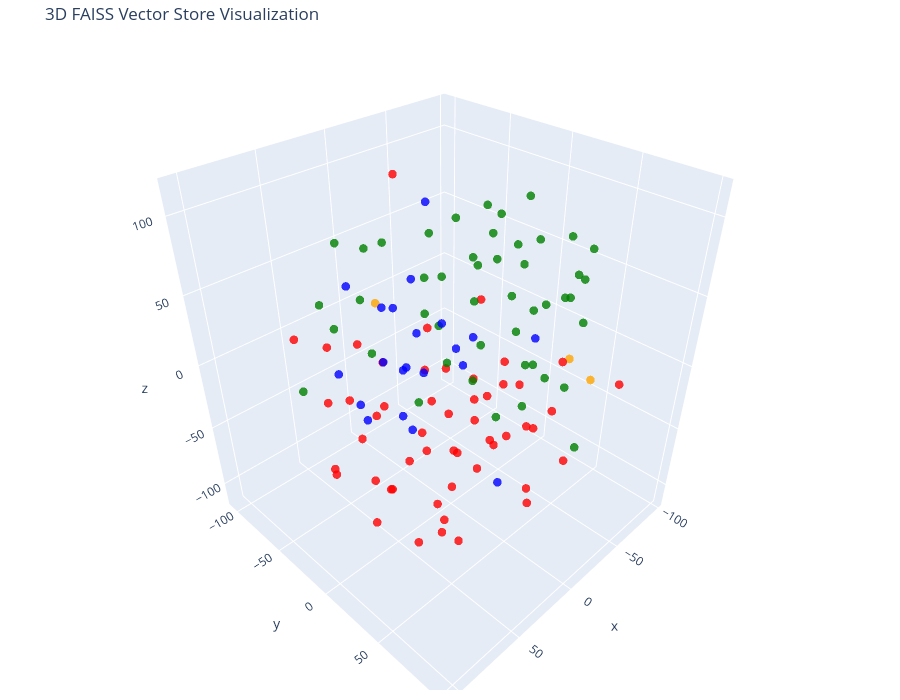

The notebook cell this image was saved under:
### Code cell
# Let's try 3D!

tsne = TSNE(n_components=3, random_state=42)
reduced_vectors = tsne.fit_transform(vectors)

# Create the 3D scatter plot
fig = go.Figure(data=[go.Scatter3d(
    x=reduced_vectors[:, 0],
    y=reduced_vectors[:, 1],
    z=reduced_vectors[:, 2],
    mode='markers',
    marker=dict(size=5, color=colors, opacity=0.8),
    text=[f"Type: {t}<br>Text: {d[:100]}..." for t, d in zip(doc_types, documents)],
    hoverinfo='text'
)])

fig.update_layout(
    title='3D FAISS Vector Store Visualization',
    scene=dict(xaxis_title='x', yaxis_title='y', zaxis_title='z'),
    width=900,
    height=700,
    margin=dict(r=20, b=10, l=10, t=40)
)

fig.show()

### Figure 1 — Plotly figure (JSON) as saved in the notebook; plotly's stock layout.template omitted (floating-point values rounded to 4 significant figures)
{"data": [{"hoverinfo": "text", "marker": {"color": ["orange", "orange", "orange", "red", "red", "red", "red", "red", "red", "red", "red", "red", "red", "red", "red", "red", "red", "red", "red", "red", "red", "red", "red", "red", "red", "red", "red", "red", "red", "red", "red", "red", "red", "red", "red", "red", "red", "red", "red", "red", "red", "red", "red", "red", "red", "red", "red", "red", "red", "red", "red", "red", "red", "red", "red", "green", "green", "green", "green", "green", "green", "green", "green", "green", "green", "green", "green", "green", "green", "green", "green", "green", "green", "green", "green", "green", "green", "green", "green", "green", "green", "green", "green", "green", "green", "green", "green", "green", "green", "green", "green", "green", "green", "green", "green", "green", "green", "green", "green", "green", "green", "green", "blue", "blue", "blue", "blue", "blue", "blue", "blue", "blue", "blue", "blue", "blue", "blue", "blue", "blue", "blue", "blue", "blue", "blue", "blue", "blue", "blue"], "opacity": 0.8, "size": 5}, "mode": "markers", "text": ["Type: company<br>Text: # About Insurellm\n\nInsurellm was founded by Avery Lancaster in 2015 as an insurance tech startup des...", "Type: company<br>Text: # Careers at Insurellm\n\nInsurellm is hiring! We are looking for talented software engineers, data sc...", "Type: company<br>Text: # Overview of Insurellm\n\nInsurellm is an innovative insurance tech firm with 200 employees across th...", "Type: contracts<br>Text: # Contract with Apex Reinsurance for Rellm: AI-Powered Enterprise Reinsurance Solution\n\n## Terms\n\n1....", "Type: contracts<br>Text: ## Renewal\n\n1. **Automatic Renewal**: This Agreement will automatically renew for successive one-yea...", "Type: contracts<br>Text: 2. **Seamless Integrations**: The architecture of Rellm allows for easy integration with existing sy...", "Type: contracts<br>Text: 1. **Technical Support**: Provider shall offer dedicated technical support to the Client via phone, ...", "Type: contracts<br>Text: **Insurellm, Inc.**  \n_____________________________  \nAuthorized Signature   \nDate: ________________...", "Type: contracts<br>Text: # Contract with Belvedere Insurance for Markellm\n\n## Terms\nThis Contract (\"Agreement\") is made and e...", "Type: contracts<br>Text: ## Renewal\n1. **Renewal Terms**: This Agreement may be renewed for additional one-year terms upon mu...", "Type: contracts<br>Text: ## Features\n1. **AI-Powered Matching**: Belvedere Insurance will benefit from Markellm's AI-powered ...", "Type: contracts<br>Text: ## Support\n1. **Technical Support**: Technical support will be available from 9 AM to 7 PM EST, Mond...", "Type: contracts<br>Text: **Belvedere Insurance**  \nSignature: ______________________  \nName: [Authorized Signatory]  \nTitle: ...", "Type: contracts<br>Text: # Contract with BrightWay Solutions for Markellm\n\n**Contract Date:** October 5, 2023  \n**Contract ID...", "Type: contracts<br>Text: 3. **Service Level Agreement (SLA):**  \n   Insurellm commits to a 99.9% uptime for the platform with...", "Type: contracts<br>Text: 2. **Real-Time Quote Availability:**  \n   Consumers sourced via BrightWay Solutions will receive rea...", "Type: contracts<br>Text: 3. **Training and Onboarding:**  \n   Insurellm agrees to provide one free training session on how to...", "Type: contracts<br>Text: # Contract with EverGuard Insurance for Rellm: AI-Powered Enterprise Reinsurance Solution\n\n**Contrac...", "Type: contracts<br>Text: 4. **Usage Rights**: EverGuard Insurance is granted a non-exclusive, non-transferable license to acc...", "Type: contracts<br>Text: 1. **Core Functionality**: Rellm provides EverGuard Insurance with advanced AI-driven analytics, sea...", "Type: contracts<br>Text: 1. **Customer Support**: Insurellm will provide EverGuard Insurance with 24/7 customer support, incl...", "Type: contracts<br>Text: ---\n\n**Signatures**  \n**For Insurellm**: __________________________  \n**Name**: John Smith  \n**Title...", "Type: contracts<br>Text: # Contract with GreenField Holdings for Markellm\n\n**Effective Date:** November 15, 2023  \n**Contract...", "Type: contracts<br>Text: ## Renewal\n1. **Automatic Renewal**: This contract will automatically renew for sequential one-year ...", "Type: contracts<br>Text: ## Features\n1. **AI-Powered Matching**: Access to advanced algorithms that connect GreenField Holdin...", "Type: contracts<br>Text: ## Support\n1. **Customer Support Access**: The Client will have access to dedicated support through ...", "Type: contracts<br>Text: **Signatures:**  \n_________________________                           _________________________  \n**...", "Type: contracts<br>Text: # Contract with Greenstone Insurance for Homellm\n\n---\n\n## Terms\n\n1. **Parties**: This Contract (\"Agr...", "Type: contracts<br>Text: 4. **Payment Terms**: \n   - The Customer shall pay an amount of $10,000 per month for the Standard T...", "Type: contracts<br>Text: ---\n\n## Features\n\n- **AI-Powered Risk Assessment**: Customer will have access to enhanced risk evalu...", "Type: contracts<br>Text: - **Customer Portal**: A dedicated portal will be provided, allowing the Customer's clients to manag...", "Type: contracts<br>Text: ______________________________  \n[Name], [Title]  \nDate: ______________________\n\n**For Greenstone In...", "Type: contracts<br>Text: # Contract with GreenValley Insurance for Homellm\n\n**Contract Date:** October 6, 2023  \n**Contract N...", "Type: contracts<br>Text: 4. **Confidentiality:** Both parties agree to maintain the confidentiality of proprietary informatio...", "Type: contracts<br>Text: 1. **AI-Powered Risk Assessment:** Access to advanced AI algorithms for real-time risk evaluations.\n...", "Type: contracts<br>Text: 3. **Regular Updates:** Insurellm will offer ongoing updates and enhancements to the Homellm platfor...", "Type: contracts<br>Text: # Contract with Pinnacle Insurance Co. for Homellm\n\n## Terms\nThis contract (\"Contract\") is entered i...", "Type: contracts<br>Text: ## Renewal\n1. **Renewal Terms**: At the end of the initial term, this Contract shall automatically r...", "Type: contracts<br>Text: ## Features\n1. **AI-Powered Risk Assessment**: Utilized for tailored underwriting decisions specific...", "Type: contracts<br>Text: ## Support\n1. **Technical Support**: Insurellm shall provide 24/7 technical support via an email and...", "Type: contracts<br>Text: # Contract with Roadway Insurance Inc. for Carllm\n\n---\n\n## Terms\n\n1. **Agreement Effective Date**: T...", "Type: contracts<br>Text: ---\n\n## Renewal\n\n1. **Automatic Renewal**: This agreement will automatically renew for an additional...", "Type: contracts<br>Text: ---\n\n## Features\n\n1. **Access to Core Features**: Roadway Insurance Inc. will have access to all Pro...", "Type: contracts<br>Text: ---\n\n## Support\n\n1. **Technical Support**: Roadway Insurance Inc. will receive priority technical su...", "Type: contracts<br>Text: # Contract with Stellar Insurance Co. for Rellm\n\n## Terms\nThis contract is made between **Insurellm*...", "Type: contracts<br>Text: ### Termination\nEither party may terminate this agreement with a **30-day written notice**. In the e...", "Type: contracts<br>Text: ## Features\nStellar Insurance Co. will receive access to the following features of the Rellm product...", "Type: contracts<br>Text: ## Support\nInsurellm provides Stellar Insurance Co. with the following support services:\n\n- **24/7 T...", "Type: contracts<br>Text: # Contract with TechDrive Insurance for Carllm\n\n**Contract Date:** October 1, 2024  \n**Contract Dura...", "Type: contracts<br>Text: ## Renewal\n\n1. **Automatic Renewal**: This contract shall automatically renew for additional one-yea...", "Type: contracts<br>Text: ## Support\n\n1. **Customer Support**: Insurellm will provide 24/7 customer support to TechDrive Insur...", "Type: contracts<br>Text: **TechDrive Insurance Representative:**  \nName: Sarah Johnson  \nTitle: Operations Director  \nDate: _...", "Type: contracts<br>Text: # Contract with Velocity Auto Solutions for Carllm\n\n**Contract Date:** October 1, 2023  \n**Contract ...", "Type: contracts<br>Text: ## Renewal\n\n1. **Automatic Renewal**: This contract will automatically renew for successive 12-month...", "Type: contracts<br>Text: ## Support\n\n1. **Customer Support**: Velocity Auto Solutions will have access to Insurellm’s custome...", "Type: employees<br>Text: # HR Record\n\n# Alex Chen\n\n## Summary\n- **Date of Birth:** March 15, 1990  \n- **Job Title:** Backend ...", "Type: employees<br>Text: ## Annual Performance History\n- **2020:**  \n  - Completed onboarding successfully.  \n  - Met expecta...", "Type: employees<br>Text: ## Compensation History\n- **2020:** Base Salary: $80,000  \n- **2021:** Base Salary Increase to $90,0...", "Type: employees<br>Text: Alex Chen continues to be a vital asset at Insurellm, contributing significantly to innovative backe...", "Type: employees<br>Text: # HR Record\n\n# Alex Harper\n\n## Summary\n- **Date of Birth**: March 15, 1993  \n- **Job Title**: Sales ...", "Type: employees<br>Text: ## Annual Performance History  \n- **2021**:  \n  - **Performance Rating**: 4.5/5  \n  - **Key Achievem...", "Type: employees<br>Text: - **2022**:  \n  - **Base Salary**: $65,000 (Promotion to Senior SDR)  \n  - **Bonus**: $13,000 (20% o...", "Type: employees<br>Text: # HR Record\n\n# Alex Thomson\n\n## Summary\n- **Date of Birth:** March 15, 1995  \n- **Job Title:** Sales...", "Type: employees<br>Text: ## Annual Performance History  \n- **2022** - Rated as \"Exceeds Expectations.\" Alex Thomson achieved ...", "Type: employees<br>Text: ## Other HR Notes\n- Alex Thomson is an active member of the Diversity and Inclusion committee at Ins...", "Type: employees<br>Text: # Avery Lancaster\n\n## Summary\n- **Date of Birth**: March 15, 1985  \n- **Job Title**: Co-Founder & Ch...", "Type: employees<br>Text: - **2010 - 2013**: Business Analyst at Edge Analytics  \n  Prior to joining Innovate, Avery worked as...", "Type: employees<br>Text: - **2018**: **Exceeds Expectations**  \n  Under Avery’s pivoted vision, Insurellm launched two new su...", "Type: employees<br>Text: - **2022**: **Satisfactory**  \n  Avery focused on rebuilding team dynamics and addressing employee c...", "Type: employees<br>Text: ## Compensation History\n- **2015**: $150,000 base salary + Significant equity stake  \n- **2016**: $1...", "Type: employees<br>Text: ## Other HR Notes\n- **Professional Development**: Avery has actively participated in leadership trai...", "Type: employees<br>Text: # HR Record\n\n# Emily Carter\n\n## Summary\n- **Date of Birth:** August 12, 1990  \n- **Job Title:** Acco...", "Type: employees<br>Text: - **2017-2019:** Marketing Intern  \n  - Assisted with market research and campaign development for s...", "Type: employees<br>Text: ## Compensation History\n| Year | Base Salary | Bonus         | Total Compensation |\n|------|--------...", "Type: employees<br>Text: Emily Carter exemplifies the kind of talent that drives Insurellm's success and is an invaluable ass...", "Type: employees<br>Text: # HR Record\n\n# Emily Tran\n\n## Summary\n- **Date of Birth:** March 18, 1991  \n- **Job Title:** Digital...", "Type: employees<br>Text: - **January 2017 - May 2018**: Marketing Intern  \n  - Supported the Marketing team by collaborating ...", "Type: employees<br>Text: - **2021**:  \n  - Performance Rating: Meets Expectations  \n  - Key Achievements: Contributed to the ...", "Type: employees<br>Text: - **Professional Development Goals**:  \n  - Emily Tran aims to become a Marketing Manager within the...", "Type: employees<br>Text: # HR Record\n\n# Jordan Blake\n\n## Summary\n- **Date of Birth:** March 15, 1993  \n- **Job Title:** Sales...", "Type: employees<br>Text: ## Annual Performance History\n- **2021:** First year at Insurellm; achieved 90% of monthly targets. ...", "Type: employees<br>Text: ## Other HR Notes\n- Jordan has shown an interest in continuing education, actively participating in ...", "Type: employees<br>Text: # HR Record\n\n# Jordan K. Bishop\n\n## Summary\n- **Date of Birth:** March 15, 1990\n- **Job Title:** Fro...", "Type: employees<br>Text: ## Annual Performance History\n- **2019:** Exceeds Expectations - Continuously delivered high-quality...", "Type: employees<br>Text: ## Compensation History\n- **June 2018:** Starting Salary - $85,000\n- **June 2019:** Salary Increase ...", "Type: employees<br>Text: ## Other HR Notes\n- Jordan K. Bishop has been an integral part of club initiatives, including the In...", "Type: employees<br>Text: # HR Record\n\n# Maxine Thompson\n\n## Summary\n- **Date of Birth:** January 15, 1991  \n- **Job Title:** ...", "Type: employees<br>Text: ## Insurellm Career Progression\n- **January 2017 - October 2018**: **Junior Data Engineer**  \n  * Ma...", "Type: employees<br>Text: ## Annual Performance History\n- **2017**: *Meets Expectations*  \n  Maxine showed potential in her ro...", "Type: employees<br>Text: - **2021**: *Exceeds Expectations*  \n  Maxine spearheaded the transition to a new data warehousing s...", "Type: employees<br>Text: ## Compensation History\n- **2017**: $70,000 (Junior Data Engineer)  \n- **2018**: $75,000 (Junior Dat...", "Type: employees<br>Text: # HR Record\n\n# Oliver Spencer\n\n## Summary\n- **Date of Birth**: May 14, 1990  \n- **Job Title**: Backe...", "Type: employees<br>Text: ## Annual Performance History\n- **2018**: **3/5** - Adaptable team player but still learning to take...", "Type: employees<br>Text: ## Compensation History\n- **March 2018**: Initial salary of $80,000.\n- **July 2019**: Salary increas...", "Type: employees<br>Text: # Samantha Greene\n\n## Summary\n- **Date of Birth:** October 14, 1990\n- **Job Title:** HR Generalist\n-...", "Type: employees<br>Text: ## Annual Performance History\n- **2020:** Exceeds Expectations  \n  Samantha Greene demonstrated exce...", "Type: employees<br>Text: ## Compensation History\n- **2020:** Base Salary - $55,000  \n  The entry-level salary matched industr...", "Type: employees<br>Text: - **2023:** Base Salary - $70,000  \n  Recognized for substantial improvement in employee relations m...", "Type: employees<br>Text: # HR Record\n\n# Samuel Trenton\n\n## Summary\n- **Date of Birth:** April 12, 1989  \n- **Job Title:** Sen...", "Type: employees<br>Text: ## Annual Performance History\n- **2023:** Rating: 4.5/5  \n  *Samuel exceeded expectations, successfu...", "Type: employees<br>Text: ## Compensation History\n- **2023:** Base Salary: $115,000 + Bonus: $15,000  \n  *Annual bonus based o...", "Type: employees<br>Text: - **Engagement in Company Culture:** Regularly participates in team-building events and contributes ...", "Type: products<br>Text: # Product Summary\n\n# Carllm\n\n## Summary\n\nCarllm is an innovative auto insurance product developed by...", "Type: products<br>Text: - **Instant Quoting**: With Carllm, insurance companies can offer near-instant quotes to customers, ...", "Type: products<br>Text: - **Mobile Integration**: Carllm is designed to work seamlessly with mobile applications, providing ...", "Type: products<br>Text: - **Professional Tier**: $2,500/month\n  - For medium-sized companies.\n  - All Basic Tier features pl...", "Type: products<br>Text: ### Q2 2025: Customer Experience Improvements\n- Launch of a new **mobile app** for end-users.\n- Intr...", "Type: products<br>Text: # Product Summary\n\n# Homellm\n\n## Summary\nHomellm is an innovative home insurance product developed b...", "Type: products<br>Text: ### 2. Dynamic Pricing Model\nWith Homellm's innovative dynamic pricing model, insurance providers ca...", "Type: products<br>Text: ### 5. Multi-Channel Integration\nHomellm seamlessly integrates into existing insurance platforms, pr...", "Type: products<br>Text: - **Basic Tier:** Starting at $5,000/month for small insurers with basic integration features.\n- **S...", "Type: products<br>Text: All tiers include a comprehensive training program and ongoing updates to ensure optimal performance...", "Type: products<br>Text: With Homellm, Insurellm is committed to transforming the landscape of home insurance, ensuring both ...", "Type: products<br>Text: # Product Summary\n\n# Markellm\n\n## Summary\n\nMarkellm is an innovative two-sided marketplace designed ...", "Type: products<br>Text: - **User-Friendly Interface**: Designed with user experience in mind, Markellm features an intuitive...", "Type: products<br>Text: - **Customer Support**: Our dedicated support team is always available to assist both consumers and ...", "Type: products<br>Text: ### For Insurance Companies:\n- **Basic Listing Fee**: $199/month for a featured listing on the platf...", "Type: products<br>Text: ### Q3 2025\n- Initiate a comprehensive marketing campaign targeting both consumers and insurers to i...", "Type: products<br>Text: # Product Summary\n\n# Rellm: AI-Powered Enterprise Reinsurance Solution\n\n## Summary\n\nRellm is an inno...", "Type: products<br>Text: ### Seamless Integrations\nRellm's architecture is designed for effortless integration with existing ...", "Type: products<br>Text: ### Regulatory Compliance Tools\nRellm includes built-in compliance tracking features to help organiz...", "Type: products<br>Text: Join the growing number of organizations leveraging Rellm to enhance their reinsurance processes whi...", "Type: products<br>Text: Experience the future of reinsurance with Rellm, where innovation meets reliability. Let Insurellm h..."], "type": "scatter3d", "x": [-53.85, 30.9, -65.1, 73.85, 48.36, 72.22, -52.78, 36.74, -36.3, 47.93, 37.02, 18.1, 48.4, -62.2, 74.02, -64.75, 105.0, 28.71, 32.08, 6.494, 23.25, -73.98, -5.6, 29.39, 28.33, -96.44, 45.14, -43.72, 49.55, -9.995, -28.5, -68.07, -67.26, 50.38, 11.03, -55.63, -27.2, 30.84, -10.76, 10.81, -4.967, 19.22, 12.41, -1.189, 8.925, 32.86, -30.63, 7.282, -19.05, 6.11, -6.878, -32.9, -23.42, 8.631, -9.358, 11.33, 9.935, -38.1, 47.04, 0.3555, -13.41, -7.873, 28.95, 6.764, 27.51, -27.53, -12.75, -1.715, 5.283, -68.11, 32.48, 11.26, -97.46, -2.091, 35.17, 64.08, 88.01, -23.66, 35.16, -57.66, -12.5, 44.39, 13.94, -13.38, -64.96, 38.55, -43.13, 73.11, -49.6, -3.783, -39.65, 20.13, -23.22, -15.17, -78.04, -71.89, -74.07, -34.15, 63.6, -38.42, -41.05, 56.86, 62.67, 48.73, 71.69, -12.66, 39.5, 0.1442, 5.891, -25.26, -44.48, -29.99, -28.19, 54.82, -33.49, 52.49, -92.04, 34.76, 4.991, -21.85, -20.74, -26.35, 7.032], "y": [66.49, -33.42, 41.94, 10.17, -6.828, -32.35, -77.28, -78.93, 2.266, 17.78, 15.32, -8.845, 48.06, 19.83, 8.921, 32.57, 16.61, -41.45, -54.55, -60.09, -77.28, -43.9, -3.171, 16.5, 25.33, 15.32, -104.0, -20.26, 40.89, -35.23, 70.33, -43.77, -13.68, -64.36, -53.66, -4.01, -20.53, 37.22, -29.73, 72.81, 62.53, 12.54, 7.18, -95.92, -32.55, -24.08, 99.68, -40.33, 46.71, 42.02, 23.9, 28.15, 27.48, 31.35, 11.77, 58.27, 75.32, -19.37, -67.63, 95.77, 36.16, 12.34, 7.023, 8.908, 5.467, 65.89, 47.17, 69.89, 61.03, -23.31, 65.16, 43.07, 11.2, -21.34, -62.61, -30.68, -32.71, 4.181, -35.65, -2.563, 6.035, 33.85, 35.99, 82.98, 1.694, 34.08, 27.17, 13.47, 45.72, -66.09, 20.45, 77.7, 70.38, -24.04, 38.21, 45.98, 4.634, -68.21, -5.592, 56.15, -6.072, 69.92, 31.62, 8.098, -1.366, 31.02, -0.9227, -31.55, -19.39, -14.44, -39.57, -39.16, -8.608, -43.25, -57.09, -20.63, -7.038, -24.27, -59.19, -79.22, -66.17, -64.72, -92.58], "z": [-4.786, 43.59, -6.623, -41.21, -77.55, -60.89, -31.32, -6.932, -81.66, -108.4, -37.63, -49.06, -37.61, -75.84, -77.08, -54.55, -11.35, -47.61, -73.6, -62.26, -57.34, -1.932, -75.67, -87.68, -8.106, -37.73, -8.585, -61.85, -79.95, -26.53, -52.44, -68.34, -57.34, -37.53, -19.01, -26.85, -102.2, -105.2, -50.43, -47.78, -78.35, -112.8, 7.441, -30.38, -94.82, -100.0, 21.42, 114.6, -32.88, -35.58, -14.8, -17.51, -54.94, -60.31, -42.52, 56.43, 79.63, 53.63, 34.46, -7.71, 90.81, 71.36, 75.65, 104.0, 51.67, 3.088, 17.35, 25.42, 4.675, 72.03, 14.74, 93.65, 12.59, 81.65, 73.87, 41.68, 9.103, 100.4, 80.1, 24.67, 43.14, 64.02, 38.6, 61.94, 92.56, 37.86, 32.74, 50.73, 86.37, 59.42, 63.11, 49.2, 81.74, 47.03, 44.81, 70.75, 61.76, -85.73, 71.01, 55.67, 73.64, 54.15, 3.856, -7.957, 7.85, -86.96, 15.64, 9.194, -12.69, -19.96, -27.72, -0.2518, 3.682, -1.093, 80.37, -25.53, -26.12, 7.493, 18.5, -1.818, -45.44, 25.01, 21.63]}], "layout": {"height": 700, "margin": {"b": 10, "l": 10, "r": 20, "t": 40}, "scene": {"xaxis": {"title": {"text": "x"}}, "yaxis": {"title": {"text": "y"}}, "zaxis": {"title": {"text": "z"}}}, "title": {"text": "3D FAISS Vector Store Visualization"}, "width": 900}}
